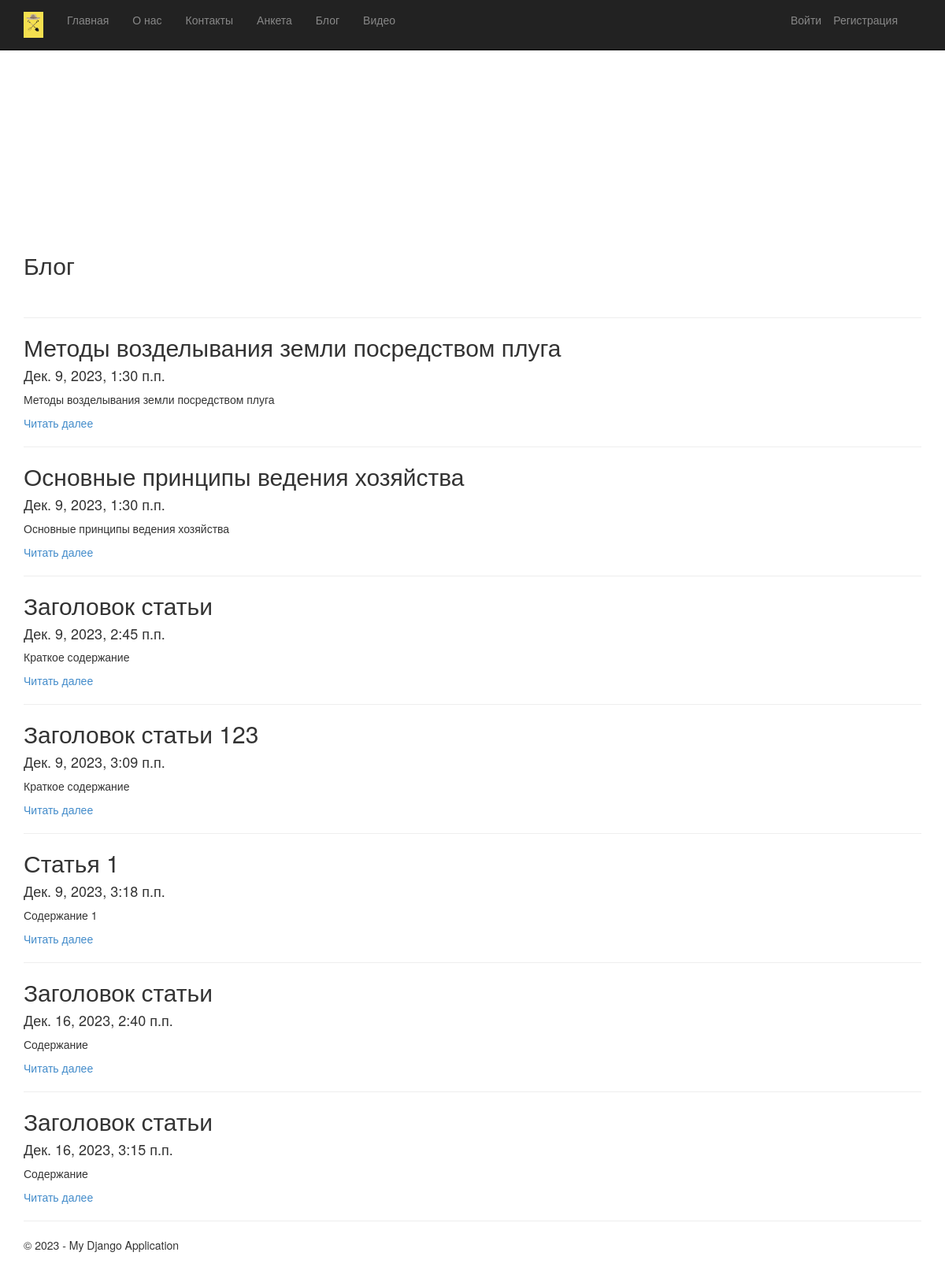
Screenshot of /blog/ with the database file from the repository.
### app/models.py (models this page shows, shortened)
class Blog(models.Model):
    title = models.CharField(max_length = 100, unique_for_date = "posted", verbose_name = "���������")
    description = models.TextField(verbose_name = "������� ����������")
    content = models.TextField(verbose_name = "������ ����������")
    posted = models.DateTimeField(default = datetime.now(), db_index = True, verbose_name = "������������")
    author = models.ForeignKey(User, null=True, on_delete=models.SET_NULL, verbose_name = "�����")
    image = models.FileField(default = 'temp.jpg', verbose_name = "���� � ��������")
    class Meta:
        db_table = "Posts"
        ordering = ["posted"]
        verbose_name = "������ �����"
        verbose_name_plural = "������ �����"

### app/views.py (the view)
# urls.py: path('blog/', views.blog, name='blog'),
def blog(request):
    posts = Blog.objects.all()
    assert isinstance(request,HttpRequest)
    return render(
        request,
        'app/blog.html',
        {
            'title':'����',
            'posts': posts,
            'year': datetime.now().year,
        }
    )

### app/templates/app/blog.html
{% extends "app/layout.html" %}
{% block content %}
<h2>{{title}}</h2> <br />
{% for post in posts %}
<hr/>
<div class="">
<h2>{{post.title}}</h2>
<h4>{{post.posted}}</h4>
<p>{{post.description}}</p>
<p><a href="{% url 'blogpost' parametr=post.id %}">Читать далее</a></p>
</div>
{% endfor %}
{% endblock %}

### app/templates/app/layout.html (shortened to what this page needs)
<!DOCTYPE html>
<html>
<head>
    {% load static %}
    <link rel="stylesheet" type="text/css" href="{% static 'app/content/bootstrap.css' %}" />
    <link rel="stylesheet" type="text/css" href="{% static 'app/content/site.css' %}" />
</head>
<body>
    <div class="navbar navbar-inverse navbar-fixed-top">
        <div class="container">
            <div class="navbar-header">
                <a href="/" class="navbar-brand"><img src="{% static 'app/content/logo.png' %}" alt="logo" width="25" /></a>
            </div>
            <div class="navbar-collapse collapse">
                <ul class="nav navbar-nav">
                    <li><a href="{% url 'home' %}">Главная</a></li>
                    <li><a href="{% url 'about' %}">О нас</a></li>
                    <li><a href="{% url 'contact' %}">Контакты</a></li>
                    <li><a href="{% url 'anketa' %}">Анкета</a></li>
                    <li><a href="{% url 'blog' %}">Блог</a></li>
                    <li><a href="{% url 'videopost' %}">Видео</a></li>
                </ul>
                <ul class="nav navbar-nav navbar-right">
                    {%if not user.is_authenticated%}
                        <li><a href="{% url 'registration' %}">Регистрация</a></li>
                    {%endif%}
                </ul>
                {% include 'app/loginpartial.html' %}
            </div>
        </div>
    </div>
    <div class="container body-content">
        {% block content %}{% endblock %}
        <hr />
        <footer>
            <p>&copy; {{ year }} - My Django Application</p>
        </footer>
    </div>
</body>
</html>

### app/templates/app/loginpartial.html
{% if user.is_authenticated %}
<form id="logoutForm" action="/logout/" method="post" class="navbar-right">
    {% csrf_token %}
    <ul class="nav navbar-nav navbar-right">
        <li><span class="navbar-brand">Hello {{ user.username }}!</span></li>
        <li><a href="javascript:document.getElementById('logoutForm').submit()">Log off</a></li>
    </ul>
</form>
{% else %}
<ul class="nav navbar-nav navbar-right">
    <li><a href="{% url 'login' %}">Войти</a></li>
</ul>
{% endif %}

### app/static/app/content/site.css (style rules this page uses)
body { padding-top: 300px; padding-bottom: 200px; }
.body-content { padding-left: 15px; padding-right: 15px; }

### rows the page displays
Blog: title "Методы возделывания земли посредством плуга", posted "Дек. 9, 2023, 1:30 п.п.", description "Методы возделывания земли посредством плуга"
Blog: title "Основные принципы ведения хозяйства", posted "Дек. 9, 2023, 1:30 п.п.", description "Основные принципы ведения хозяйства"
Blog: title "Заголовок статьи", posted "Дек. 9, 2023, 2:45 п.п.", description "Краткое содержание"
Blog: title "Заголовок статьи 123", posted "Дек. 9, 2023, 3:09 п.п.", description "Краткое содержание"
Blog: title "Статья 1", posted "Дек. 9, 2023, 3:18 п.п.", description "Содержание 1"
Blog: title "Заголовок статьи", posted "Дек. 16, 2023, 2:40 п.п.", description "Содержание"
Blog: title "Заголовок статьи", posted "Дек. 16, 2023, 3:15 п.п.", description "Содержание"

### other values shown
{{ title }} "Блог"
